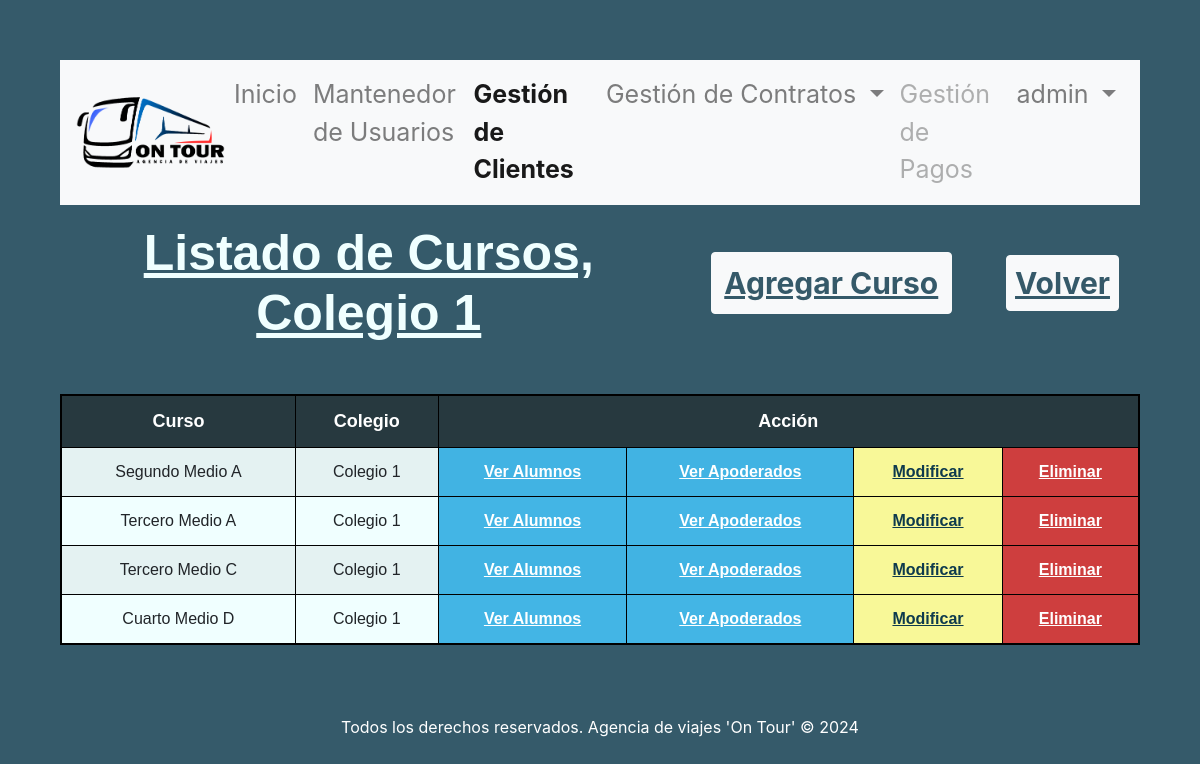
/accounts/crud_cursos/1 (signed in), run on the app's committed database.
### gestion_viajes/models.py (models this page shows, shortened)
class Colegio(models.Model):
    id_colegio  = models.AutoField(db_column='idColegio', primary_key=True)
    nombre_colegio = models.CharField(max_length=20, blank=False, null=False)
    direccion_colegio = models.CharField(max_length=20, blank=False, null=False)
    def __str__(self):
        return str(self.nombre_colegio)

class Curso(models.Model):
    id_curso  = models.AutoField(db_column='idCurso', primary_key=True)
    id_nivel = models.ForeignKey('Nivel',on_delete=models.CASCADE, db_column='idNivel')
    letra_curso = models.CharField(max_length=1, blank=False, null=False)
    id_colegio = models.ForeignKey('Colegio',on_delete=models.CASCADE, db_column='idColegio')

class Nivel(models.Model):
    id_nivel  = models.AutoField(db_column='idNivel', primary_key=True)
    nivel     = models.CharField(max_length=20, blank=False, null=False)
    def __str__(self):
        return str(self.nivel)

### gestion_viajes/views.py (the view)
# urls.py: path('crud_cursos/<int:fk>', views.crud_cursos, name='crud_cursos'),
@login_required
def crud_cursos(request, fk):
    cursos = Curso.objects.filter(id_colegio = fk).order_by('id_nivel', 'letra_curso')
    colegio = Colegio.objects.get(id_colegio=fk)
    context = {'cursos': cursos, 'colegio':colegio, 'clase':'gestion_clientes'}
    return render(request, 'gestion_viajes/cursos_list.html', context)

### gestion_viajes/templates/gestion_viajes/cursos_list.html (shortened to what this page needs)
{% extends "gestion_viajes/base.html" %}
{% load static %}
{% block content %}
    <header>
      <div class="row justify-content-center">
        <div class="col-md-7 col-sm-12">
          <h1>Listado de Cursos, {{ colegio.nombre_colegio }}</h1>
        </div>
        <div class="col-md-3 col-sm-12">
          <div class="container-btn">
            <button class="btn btn-light" id="btnAgregar">
              <a href="{% url 'cursosAdd' fk=colegio.id_colegio %}">Agregar Curso</a>
            </button>
          </div>
        </div>
        <div class="col-md-2 col-sm-12">
          <div class="container-btn">
            <button class="btn btn-light" id="btnAgregar">
                <a href="{% url 'crud_colegios' %}">Volver</a>
              </button>
          </div>
        </div>
      </div>
    </header>
    <div class="table-container">
        <table class="table table-striped">
            {% if cursos %}
                <thead>
                    <tr>
                    <th scope="col">Curso</th>
                    <th scope="col">Colegio</th>
                    <th scope="col" colspan="4">Acción</th>
                    </tr>
                </thead>
                <tbody>
                    {% for curso in cursos %}
                        <tr>
                            <td>{{ curso.id_nivel }} {{ curso.letra_curso }}</td>
                            <td>{{ curso.id_colegio }}</td>
                            <td class="td-crud"><a href="{% url 'crud_alumnos' fk=curso.id_curso %}">Ver Alumnos</a></td>
                            <td class="td-crud"><a href="{% url 'crud_apoderados' fk=curso.id_curso %}">Ver Apoderados</a></td>
                            <td class="td-update"><a href="{% url 'cursos_edit' pk=curso.id_curso fk=curso.id_colegio.id_colegio %}">Modificar</a></td>
                            <td class="td-delete"><a href="{% url 'cursos_del' pk=curso.id_curso fk=curso.id_colegio.id_colegio %}">Eliminar</a></td>
                        </tr>
                    {% endfor %}
                </tbody>
            {% endif %}
        </table>
    </div>
{% endblock %}

### gestion_viajes/templates/gestion_viajes/base.html (shortened to what this page needs)
<!DOCTYPE html>
<html lang="en">
    <head>
        {% load static %}
        <link
          rel="stylesheet"
          href="https://cdn.jsdelivr.net/npm/bootstrap@4.6.2/dist/css/bootstrap.min.css"
        />
        <link rel="stylesheet" href="{% static 'css/styles.css' %}" />
      </head>
<body>
    <nav class="navbar navbar-expand-lg navbar-light bg-light">
        <a class="navbar-brand" href="{% url 'index' %}"><img src="{% static 'img/logoontour.png' %}" alt="logo" class="img-fluid"></a>
        <div class="collapse navbar-collapse" id="navbarSupportedContent">
          <ul class="navbar-nav mr-auto">
            {% if clase == 'index' %}<li class="nav-item active">{% else %}<li class="nav-item">{% endif %}
              <a class="nav-link" href="{% url 'index' %}">Inicio</a>
            </li>
            {% if user.is_staff %}
            {% if clase == 'gestion_usuarios' %}<li class="nav-item active">{% else %}<li class="nav-item">{% endif %}
                    <a class="nav-link" href="{% url 'crud_usuarios' %}">Mantenedor de Usuarios</a>
                </li>
            {% endif %}
            {% if clase == 'gestion_clientes' %}<li class="nav-item active">{% else %}<li class="nav-item">{% endif %}
              <a class="nav-link" href="{% url 'crud_colegios' %}">Gestión de Clientes</a>
            </li>
            {% if clase == 'gestion_contratos' %}<li class="nav-item dropdown active">{% else %}<li class="nav-item dropdown">{% endif %}
                <a class="nav-link dropdown-toggle" href="#"  id="navbarDropdown" role="button" data-toggle="dropdown" aria-haspopup="true" aria-expanded="false">
                  Gestión de Contratos
                </a>
            </li>
            <li class="nav-item">
              <a class="nav-link disabled" href="#">Gestión de Pagos</a>
            </li>
            <li class="nav-item dropdown">
                <a class="nav-link dropdown-toggle" href="#" id="navbarDropdown" role="button" data-toggle="dropdown" aria-haspopup="true" aria-expanded="false">
                    {{ user.username }}
                </a>
            </li>
          </ul>
        </div>
      </nav>
    {% block content %}{% endblock %}
    <footer><p>Todos los derechos reservados. Agencia de viajes 'On Tour' &copy; 2024</p></footer>
</body>
</html>

### gestion_viajes/static/css/styles.css (style rules this page uses)
body { background-color: rgba(14, 58, 77, 0.836); margin: 5%; }
header .row { margin-bottom: 3%; vertical-align: middle; align-items: center; }
header h1 { text-align: center; margin-top: 3%; margin-bottom: 3%; color: azure; font-weight: bold; font-size: 50px; font-family:'Trebuchet MS', 'Lucida Sans Unicode', 'Lucida Grande', 'Lucida Sans', Arial, sans-serif; text-decoration: underline; }
.navbar-brand { padding: 0; margin-right: 0; display: flex; align-items: center; }
.navbar-brand .img-fluid { max-width: 150px; height: auto; }
.navbar-nav { margin-left: auto; }
.nav-item { font-size: 25px; }
.nav-item.active { font-weight: bold; }
footer { text-align: center; color: white; margin-top: 5%; margin-bottom: auto; }
.container-btn { text-align: center; margin-top: 2%; margin-bottom: 2%; }
.container-btn #btnAgregar { padding-left: 5%; padding-right: 5%; padding-top: 3%; padding-bottom: 3%; font-size: 30px; font-weight: bold; color: rgba(14, 58, 77, 0.836); text-align: center; align-items: center; }
.container-btn #btnAgregar a { color: rgba(14, 58, 77, 0.836); text-decoration: underline; }
.table-container { overflow-x:auto; }
.table-striped { background-color: azure; border: 2px solid black; text-align: center; font-family:'Trebuchet MS', 'Lucida Sans Unicode', 'Lucida Grande', 'Lucida Sans', Arial, sans-serif; }
.table-striped th { font-size: 18px; background-color: rgba(1, 18, 26, 0.836); color: white; }
.table-striped th, .table-striped td { border: 1px solid black !important; }
.table-striped .td-update { background-color: rgb(248, 248, 152); }
.table-striped .td-update a { color: rgba(14, 58, 77); font-weight: bold; text-decoration: underline; }
.table-striped .td-delete { background-color: rgb(206, 62, 62); }
.table-striped .td-delete a { color: white; font-weight: bold; text-decoration: underline; }
.table-striped .td-crud { background-color: rgba(34, 167, 224, 0.836); }
.table-striped .td-crud a { color: white; font-weight: bold; text-decoration: underline; }

### data on the page
Colegio: nombre_colegio "Colegio 1"
Curso: id_nivel "Segundo Medio", letra_curso "A", id_colegio "Colegio 1"
Curso: id_nivel "Tercero Medio", letra_curso "A", id_colegio "Colegio 1"
Curso: id_nivel "Tercero Medio", letra_curso "C", id_colegio "Colegio 1"
Curso: id_nivel "Cuarto Medio", letra_curso "D", id_colegio "Colegio 1"

### other printed values
{{ user.username }} "admin"
